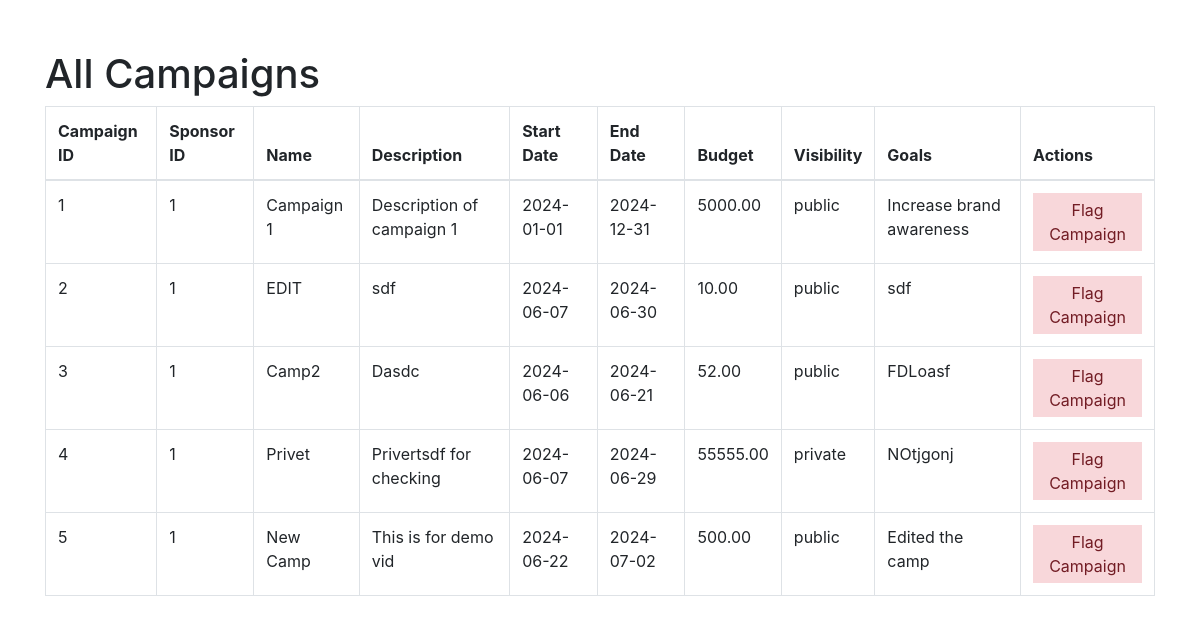
Screenshot of /admin/allcampaigns (signed in) with the database file from the repository.
### models.py (models this page shows, shortened)
class Campaign(db.Model):
    __tablename__ = "campaigns"
    campaign_id = db.Column(db.Integer, primary_key=True, autoincrement=True)
    sponsor_id = db.Column(
        db.Integer, db.ForeignKey("sponsors.sponsor_id"), nullable=False
    )
    name = db.Column(db.String(255), nullable=False)
    description = db.Column(db.Text, nullable=False)
    start_date = db.Column(db.Date)
    end_date = db.Column(db.Date)
    budget = db.Column(db.Numeric(10, 2), nullable=False)
    visibility = db.Column(db.Enum("public", "private"), default="public")
    goals = db.Column(db.Text, nullable=False)
    niche = db.Column(db.String(255), nullable=False)
    ad_requests = db.relationship("AdRequest", backref="campaign", lazy=True)
    campaign_flags = db.relationship("CampaignFlag", backref="campaign", lazy=True)

### admin.py (the view)
@admin.route("/allcampaigns")
def all_campaigns():
    if "user_name" in session and "role" in session:
        if session["role"] == "admin":
            campaigns = Campaign.query.all()
            return render_template("admin_allcampaigns.html", campaigns=campaigns)
    flash("Please Login !", "faliled")
    return redirect(url_for("home"))

### app.py (called while the page is built)
@app.before_request
def create_tables():
    init_db(app)

### models.py (called while the page is built, shortened)
def init_db(app):
    with app.app_context():
        db.create_all()

### templates/admin_allcampaigns.html (shortened to what this page needs)
<!DOCTYPE html>
<html lang="en">
<head>
    <link rel="stylesheet" href="https://stackpath.bootstrapcdn.com/bootstrap/4.3.1/css/bootstrap.min.css">
</head>
<body>
    <div class="container">
        <h1>All Campaigns</h1>
        <table class="table table-bordered">
            <thead>
                <tr>
                    <th>Campaign ID</th>
                    <th>Sponsor ID</th>
                    <th>Name</th>
                    <th>Description</th>
                    <th>Start Date</th>
                    <th>End Date</th>
                    <th>Budget</th>
                    <th>Visibility</th>
                    <th>Goals</th>
                    <th>Actions</th>
                </tr>
            </thead>
            <tbody>
                {% for campaign in campaigns %}
                <tr>
                    <td>{{ campaign.campaign_id }}</td>
                    <td>{{ campaign.sponsor_id }}</td>
                    <td>{{ campaign.name }}</td>
                    <td>{{ campaign.description }}</td>
                    <td>{{ campaign.start_date }}</td>
                    <td>{{ campaign.end_date }}</td>
                    <td>{{ campaign.budget }}</td>
                    <td>{{ campaign.visibility }}</td>
                    <td>{{ campaign.goals }}</td>
                    <td><button class="flag-button" onclick="flagCampaign('{{ campaign.campaign_id }}')">Flag Campaign</button></td>
                </tr>
                {% endfor %}
            </tbody>
        </table>
    </div>
</body>
</html>

### templates/admin_allcampaigns.html (style rules this page uses)
.container { margin-top: 50px; }
.flag-button { background-color: #f8d7da; color: #721c24; border: none; padding: 5px 10px; cursor: pointer; }

### rows the page displays
Campaign: campaign_id "1", sponsor_id "1", name "Campaign 1", description "Description of campaign 1", start_date "2024-01-01", end_date "2024-12-31", budget "5000.00", visibility "public", goals "Increase brand awareness"
Campaign: campaign_id "2", sponsor_id "1", name "EDIT", description "sdf", start_date "2024-06-07", end_date "2024-06-30", budget "10.00", visibility "public", goals "sdf"
Campaign: campaign_id "3", sponsor_id "1", name "Camp2", description "Dasdc", start_date "2024-06-06", end_date "2024-06-21", budget "52.00", visibility "public", goals "FDLoasf"
Campaign: campaign_id "4", sponsor_id "1", name "Privet", description "Privertsdf for checking", start_date "2024-06-07", end_date "2024-06-29", budget "55555.00", visibility "private", goals "NOtjgonj"
Campaign: campaign_id "5", sponsor_id "1", name "New Camp", description "This is for demo vid", start_date "2024-06-22", end_date "2024-07-02", budget "500.00", visibility "public", goals "Edited the camp"
